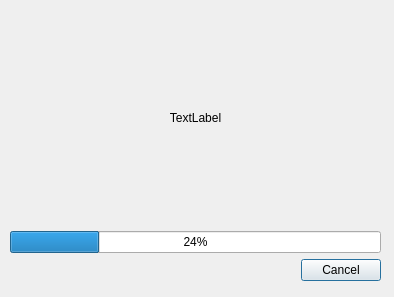
<?xml version="1.0" encoding="UTF-8"?>
<ui version="4.0">
 <class>Dialog</class>
 <widget class="QDialog" name="Dialog">
  <property name="geometry">
   <rect>
    <x>0</x>
    <y>0</y>
    <width>394</width>
    <height>297</height>
   </rect>
  </property>
  <property name="windowTitle">
   <string>Dialog</string>
  </property>
  <property name="locale">
   <locale language="English" country="UnitedStates"/>
  </property>
  <widget class="QWidget" name="">
   <property name="geometry">
    <rect>
     <x>10</x>
     <y>10</y>
     <width>371</width>
     <height>271</height>
    </rect>
   </property>
   <layout class="QVBoxLayout" name="verticalLayout">
    <item>
     <widget class="QLabel" name="label">
      <property name="text">
       <string>TextLabel</string>
      </property>
      <property name="alignment">
       <set>Qt::AlignCenter</set>
      </property>
     </widget>
    </item>
    <item>
     <widget class="QProgressBar" name="progressBar">
      <property name="value">
       <number>24</number>
      </property>
     </widget>
    </item>
    <item>
     <widget class="QDialogButtonBox" name="buttonBox">
      <property name="orientation">
       <enum>Qt::Horizontal</enum>
      </property>
      <property name="standardButtons">
       <set>QDialogButtonBox::Cancel</set>
      </property>
     </widget>
    </item>
   </layout>
  </widget>
 </widget>
 <resources/>
 <connections>
  <connection>
   <sender>buttonBox</sender>
   <signal>accepted()</signal>
   <receiver>Dialog</receiver>
   <slot>accept()</slot>
   <hints>
    <hint type="sourcelabel">
     <x>248</x>
     <y>254</y>
    </hint>
    <hint type="destinationlabel">
     <x>157</x>
     <y>274</y>
    </hint>
   </hints>
  </connection>
  <connection>
   <sender>buttonBox</sender>
   <signal>rejected()</signal>
   <receiver>Dialog</receiver>
   <slot>reject()</slot>
   <hints>
    <hint type="sourcelabel">
     <x>316</x>
     <y>260</y>
    </hint>
    <hint type="destinationlabel">
     <x>286</x>
     <y>274</y>
    </hint>
   </hints>
  </connection>
 </connections>
</ui>
